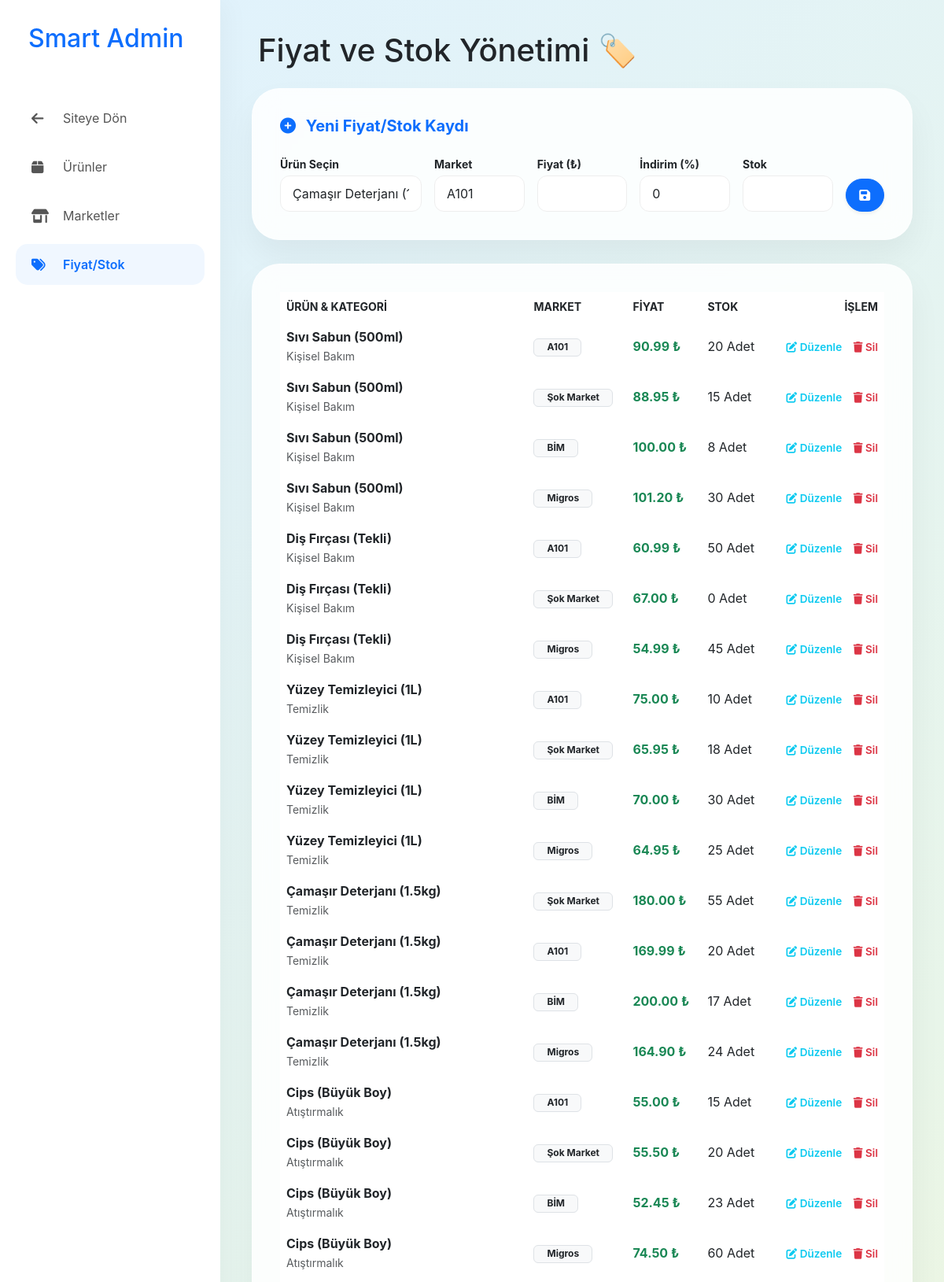
The app's page /smart_grocery/admin/market_prices_crud.php (signed in, upper part) with its own data.
### tables this page shows
CREATE TABLE `market_prices` (
  `id` int(11) UNSIGNED NOT NULL,
  `market_id` int(11) UNSIGNED NOT NULL,
  `product_id` int(11) UNSIGNED NOT NULL,
  `price` decimal(10,2) NOT NULL,
  `discount_rate` decimal(5,2) DEFAULT 0.00,
  `stock` int(11) NOT NULL DEFAULT 0,
  `created_at` datetime DEFAULT current_timestamp()
);

CREATE TABLE `products` (
  `id` int(11) UNSIGNED NOT NULL,
  `name` varchar(255) NOT NULL,
  `category` varchar(100) NOT NULL,
  `barcode` varchar(50) DEFAULT NULL,
  `image_url` varchar(255) DEFAULT 'default.jpg',
  `created_at` datetime DEFAULT current_timestamp()
);

CREATE TABLE `markets` (
  `id` int(11) UNSIGNED NOT NULL,
  `name` varchar(100) NOT NULL,
  `created_at` datetime DEFAULT current_timestamp()
);

### smart_grocery/admin/market_prices_crud.php (the view, shortened to what this page needs)
<?php
global $pdo;
$editing_price = null;
$products_list = $pdo->query("SELECT id, name FROM products ORDER BY name ASC")->fetchAll(PDO::FETCH_ASSOC);
$markets_list = $pdo->query("SELECT id, name FROM markets ORDER BY name ASC")->fetchAll(PDO::FETCH_ASSOC);
$all_prices = $pdo->query("
    SELECT mp.*, p.name as product_name, m.name as market_name, p.category
    FROM market_prices mp
    JOIN products p ON mp.product_id = p.id
    JOIN markets m ON mp.market_id = m.id
    ORDER BY mp.id DESC
")->fetchAll(PDO::FETCH_ASSOC);
?>
<!DOCTYPE html>
<html lang="tr">
<head>
    <link href="https://cdn.jsdelivr.net/npm/bootstrap@5.3.0/dist/css/bootstrap.min.css" rel="stylesheet">
    <link rel="stylesheet" href="https://cdnjs.cloudflare.com/ajax/libs/font-awesome/6.4.0/css/all.min.css">
</head>
<body>
    <div class="dashboard-container">
        <div class="sidebar">
            <div class="mb-5 px-3">
                <h2 class="fw-800" style="color: var(--admin-blue);">Smart Admin</h2>
            </div>
            <nav class="flex-grow-1">
                <a href="../index.php" class="nav-item"><i class="fa-solid fa-arrow-left"></i> Siteye Dön</a>
                <a href="products_crud.php" class="nav-item"><i class="fa-solid fa-box"></i> Ürünler</a>
                <a href="markets_crud.php" class="nav-item"><i class="fa-solid fa-shop"></i> Marketler</a>
                <a href="market_prices_crud.php" class="nav-item active"><i class="fa-solid fa-tags"></i> Fiyat/Stok</a>
            </nav>
        </div>
        <div class="main-content">
            <div class="d-flex justify-content-between align-items-center mb-4 px-2">
                <h1 class="fw-800 m-0">Fiyat ve Stok Yönetimi 🏷️</h1>
            </div>
            <div class="content-panel">
                <h5 class="fw-bold mb-4 <?= $editing_price ? 'text-warning' : 'text-primary' ?>">
                    <i class="fa-solid fa-<?= $editing_price ? 'pen-to-square' : 'plus-circle' ?> me-2"></i>
                    <?= $editing_price ? 'Kaydı Güncelle' : 'Yeni Fiyat/Stok Kaydı' ?>
                </h5>
                <form method="POST" class="row g-3 align-items-end">
                    <div class="col-md-3">
                        <label class="small fw-bold mb-1">Ürün Seçin</label>
                        <select name="product_id" class="form-select" required>
                            <?php foreach ($products_list as $pl): ?>
                                <option value="<?= $pl['id'] ?>" <?= $editing_price && $editing_price['product_id'] == $pl['id'] ? 'selected' : '' ?>><?= htmlspecialchars($pl['name']) ?></option>
                            <?php endforeach; ?>
                        </select>
                    </div>
                    <div class="col-md-2">
                        <label class="small fw-bold mb-1">Market</label>
                        <select name="market_id" class="form-select" required>
                            <?php foreach ($markets_list as $ml): ?>
                                <option value="<?= $ml['id'] ?>" <?= $editing_price && $editing_price['market_id'] == $ml['id'] ? 'selected' : '' ?>><?= htmlspecialchars($ml['name']) ?></option>
                            <?php endforeach; ?>
                        </select>
                    </div>
                    <div class="col-md-2">
                        <label class="small fw-bold mb-1">Fiyat (₺)</label>
                        <input type="number" step="0.01" name="price" class="form-control" required value="<?= $editing_price ? $editing_price['price'] : '' ?>">
                    </div>
                    <div class="col-md-2">
                        <label class="small fw-bold mb-1">İndirim (%)</label>
                        <input type="number" name="discount_rate" class="form-control" value="<?= $editing_price ? $editing_price['discount_rate'] : '0' ?>">
                    </div>
                    <div class="col-md-2">
                        <label class="small fw-bold mb-1">Stok</label>
                        <input type="number" name="stock" class="form-control" required value="<?= $editing_price ? $editing_price['stock'] : '' ?>">
                    </div>
                    <div class="col-md-1 d-flex gap-2">
                        <button type="submit" name="save_price" class="btn btn-<?= $editing_price ? 'warning' : 'primary' ?> w-100 rounded-pill py-2 shadow-sm">
                            <i class="fa-solid fa-save"></i>
                        </button>
                    </div>
                </form>
            </div>
            <div class="content-panel">
                <div class="table-responsive">
                    <table class="table table-hover align-middle border-0">
                        <thead class="text-muted small text-uppercase">
                            <tr>
                                <th class="border-0">Ürün & Kategori</th>
                                <th class="border-0">Market</th>
                                <th class="border-0">Fiyat</th>
                                <th class="border-0">Stok</th>
                                <th class="border-0 text-end">İşlem</th>
                            </tr>
                        </thead>
                        <tbody>
                            <?php foreach ($all_prices as $ap): ?>
                                <tr>
                                    <td class="border-0 fw-bold"><?= htmlspecialchars($ap['product_name']) ?><br><small class="text-muted fw-normal"><?= htmlspecialchars($ap['category']) ?></small></td>
                                    <td class="border-0"><span class="badge bg-light text-dark border px-3"><?= htmlspecialchars($ap['market_name']) ?></span></td>
                                    <td class="border-0 text-success fw-bold"><?= number_format($ap['price'], 2) ?> ₺</td>
                                    <td class="border-0"><?= $ap['stock'] ?> Adet</td>
                                    <td class="border-0 text-end">
                                        <a href="?edit=<?= $ap['id'] ?>" class="btn-edit-link"><i class="fa-solid fa-edit"></i> Düzenle</a>
                                        <a href="?delete=<?= $ap['id'] ?>" class="btn-delete-link" onclick="return confirm('Silinsin mi?')"><i class="fa-solid fa-trash"></i> Sil</a>
                                    </td>
                                </tr>
                            <?php endforeach; ?>
                        </tbody>
                    </table>
                </div>
            </div>
        </div>
    </div>
</body>
</html>

### smart_grocery/admin/market_prices_crud.php (style rules this page uses)
:root { --admin-blue: #0d6efd; }
body, html { height: 100%; margin: 0; font-family: 'Inter', sans-serif; overflow: hidden; }
.dashboard-container { display: flex; height: 100vh; background: linear-gradient(135deg, #e0f2fe 0%, #e8f5e9 50%, #fff9c4 100%); }
.sidebar { width: 280px; background: #fff; padding: 30px 20px; display: flex; flex-direction: column; box-shadow: 10px 0 30px rgba(0, 0, 0, 0.03); }
.nav-item { display: flex; align-items: center; padding: 14px 20px; margin-bottom: 10px; color: #555; text-decoration: none; border-radius: 15px; transition: 0.3s; }
.nav-item i { width: 25px; margin-right: 15px; font-size: 1.1rem; }
.nav-item.active { background: #f0f7ff; color: var(--admin-blue); font-weight: 600; }
.main-content { flex: 1; overflow-y: auto; padding: 40px; }
.content-panel { background: rgba(255, 255, 255, 0.85); backdrop-filter: blur(15px); border-radius: 35px; padding: 35px; border: 1px solid rgba(255, 255, 255, 0.4); box-shadow: 0 20px 40px rgba(0, 0, 0, 0.05); margin-bottom: 30px; }
.form-select, .form-control { border-radius: 12px; padding: 10px 15px; border: 1px solid #eee; background: #fff !important; }
.btn-edit-link { color: #0dcaf0; text-decoration: none; font-weight: 600; font-size: 0.85rem; margin-right: 10px; }
.btn-delete-link { color: #dc3545; text-decoration: none; font-weight: 600; font-size: 0.85rem; }

### records on screen
market_prices: product.name "Sıvı Sabun (500ml)", product.category "Kişisel Bakım", market.name "A101", price "90.99", stock "20"
market_prices: product.name "Sıvı Sabun (500ml)", product.category "Kişisel Bakım", market.name "Şok Market", price "88.95", stock "15"
market_prices: product.name "Sıvı Sabun (500ml)", product.category "Kişisel Bakım", market.name "BİM", price "100.00", stock "8"
market_prices: product.name "Sıvı Sabun (500ml)", product.category "Kişisel Bakım", market.name "Migros", price "101.20", stock "30"
market_prices: product.name "Diş Fırçası (Tekli)", product.category "Kişisel Bakım", market.name "A101", price "60.99", stock "50"
market_prices: product.name "Diş Fırçası (Tekli)", product.category "Kişisel Bakım", market.name "Şok Market", price "67.00", stock "0"
market_prices: product.name "Diş Fırçası (Tekli)", product.category "Kişisel Bakım", market.name "Migros", price "54.99", stock "45"
market_prices: product.name "Yüzey Temizleyici (1L)", product.category "Temizlik", market.name "A101", price "75.00", stock "10"
market_prices: product.name "Yüzey Temizleyici (1L)", product.category "Temizlik", market.name "Şok Market", price "65.95", stock "18"
market_prices: product.name "Yüzey Temizleyici (1L)", product.category "Temizlik", market.name "BİM", price "70.00", stock "30"
market_prices: product.name "Yüzey Temizleyici (1L)", product.category "Temizlik", market.name "Migros", price "64.95", stock "25"
market_prices: product.name "Çamaşır Deterjanı (1.5kg)", product.category "Temizlik", market.name "Şok Market", price "180.00", stock "55"
market_prices: product.name "Çamaşır Deterjanı (1.5kg)", product.category "Temizlik", market.name "A101", price "169.99", stock "20"
market_prices: product.name "Çamaşır Deterjanı (1.5kg)", product.category "Temizlik", market.name "BİM", price "200.00", stock "17"
market_prices: product.name "Çamaşır Deterjanı (1.5kg)", product.category "Temizlik", market.name "Migros", price "164.90", stock "24"
market_prices: product.name "Cips (Büyük Boy)", product.category "Atıştırmalık", market.name "A101", price "55.00", stock "15"
market_prices: product.name "Cips (Büyük Boy)", product.category "Atıştırmalık", market.name "Şok Market", price "55.50", stock "20"
market_prices: product.name "Cips (Büyük Boy)", product.category "Atıştırmalık", market.name "BİM", price "52.45", stock "23"
market_prices: product.name "Cips (Büyük Boy)", product.category "Atıştırmalık", market.name "Migros", price "74.50", stock "60"

### other values on screen
form field product_id "Çamaşır Deterjanı (1.5kg)"
form field market_id "A101"
